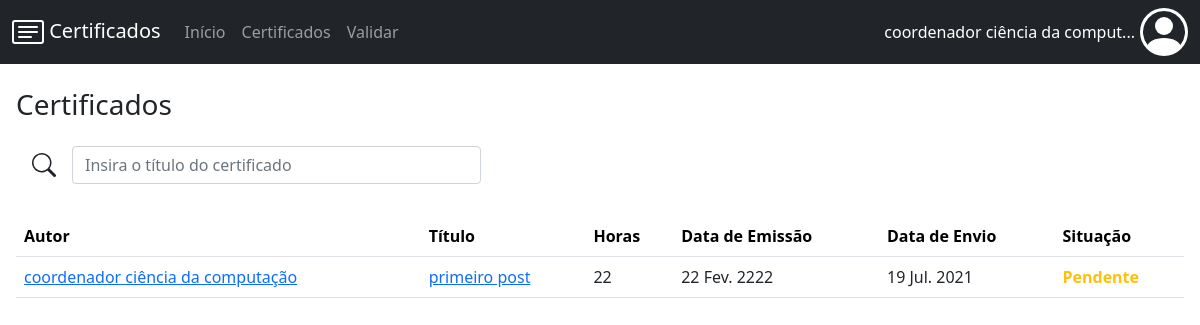
Page /certificados/validar/ (signed in) on the earlier database version.
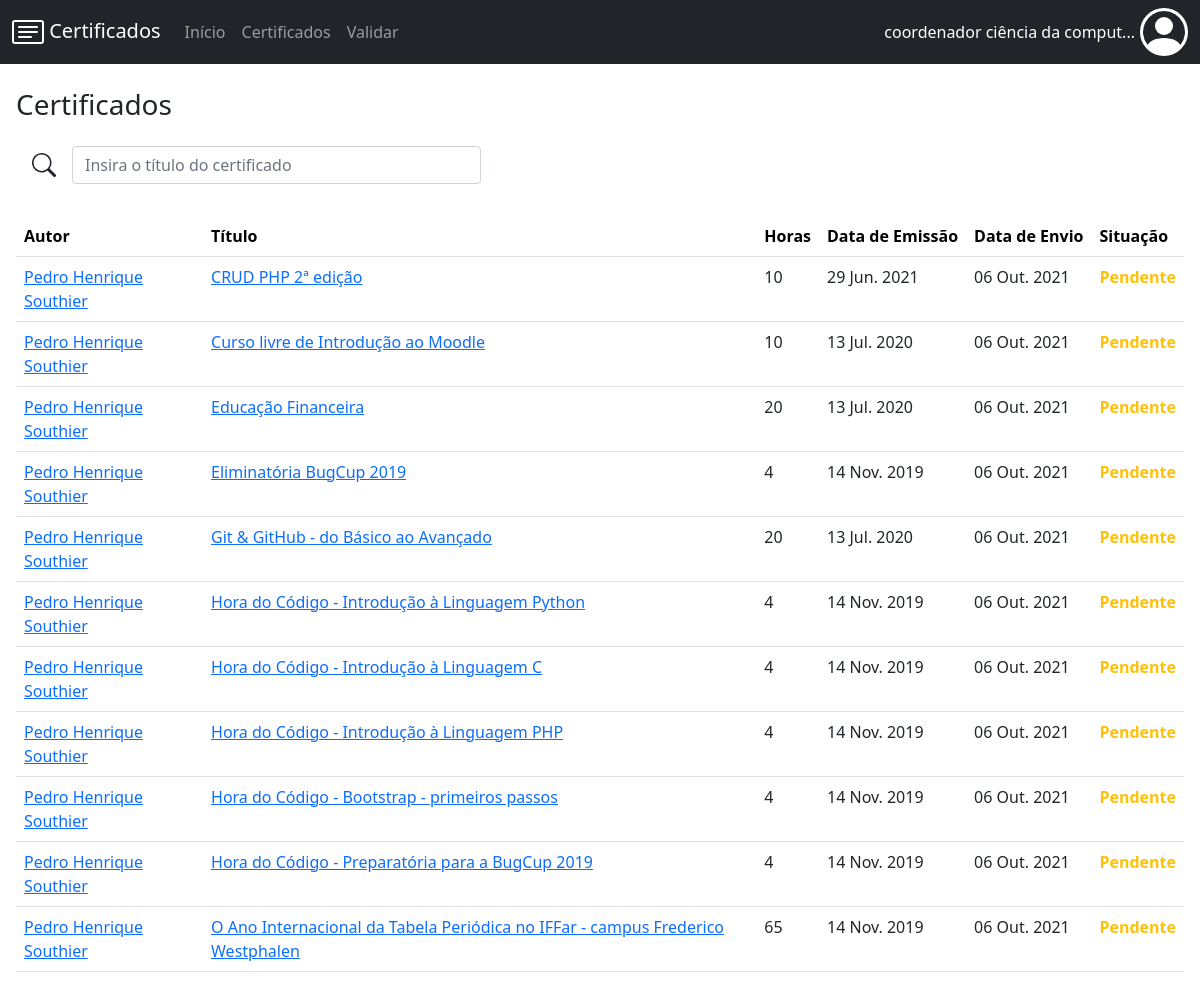
Same page on the later database version.
### certificados/models.py (models this page shows, shortened)
class Certificado(models.Model):
    horas = models.IntegerField()
    titulo = models.CharField(max_length=150)
    data_emissao = models.DateTimeField()
    data_envio = models.DateTimeField(default=timezone.now)
    situacao = models.SmallIntegerField(default = 2)
    imagem = models.FileField(
        upload_to = 'certificados/',
        validators=[validate_file_extension]
    )
    usuario = models.ForeignKey('auth.User', on_delete=models.CASCADE)
    categoria = models.ForeignKey('Categoria', on_delete=models.CASCADE)
    curso = models.ForeignKey('Curso', on_delete=models.CASCADE)
    def __str__(self):
        return self.titulo + " (" + str(self.id) + ")"
    def tamanho_titulo(self):
        t = len(self.titulo)
        if t <= 120:
            return self.titulo[0:120]
        else:
            return self.titulo[0:117] + "..."
    def tamanho_autor(self):
        a = len(self.usuario.first_name + " " + self.usuario.last_name)
        if a <= 100:
            return (self.usuario.first_name + " " + self.usuario.last_name)[0:100]
        else:
            return (self.usuario.first_name + " " + self.usuario.last_name)[0:97] + "..."

### certificados/views.py (the view)
# urls.py: path('validar/', views.validar, name='validar'),
def validar(request):
    if request.user.is_authenticated:
        if request.user.is_superuser:
            operacao = ''
            if request.method == "POST":
                form = FormFiltro(request.POST)
                if form.is_valid():
                    operacao = form.cleaned_data['operacao']
                    if operacao == "data_emissao":
                        lista_certificados = Certificado.objects.filter(curso=request.user.perfil.curso).order_by("-data_emissao").filter(situacao=2)
                    elif operacao == "autor":
                        lista_certificados = Certificado.objects.filter(curso=request.user.perfil.curso).order_by("usuario").filter(situacao=2)
                    elif operacao == "data_envio":
                        lista_certificados = Certificado.objects.filter(curso=request.user.perfil.curso).order_by("-data_envio").filter(situacao=2)
                    elif operacao == "titulo":
                        lista_certificados = Certificado.objects.filter(curso=request.user.perfil.curso).order_by("titulo").filter(situacao=2)
                    elif operacao == "horas":
                        lista_certificados = Certificado.objects.filter(curso=request.user.perfil.curso).order_by("-horas").filter(situacao=2)
                    else:
                        lista_certificados = Certificado.objects.filter(curso=request.user.perfil.curso).filter(situacao=2)
            else:
                form = FormFiltro()
                lista_certificados = Certificado.objects.filter(curso=request.user.perfil.curso).filter(situacao=2)
            formulario = "validar"
            situacao = ["Aprovado", "Pendente", "Recusado", "Erro"]
            contexto = {'lista_certificados': lista_certificados, 'situacao': situacao, 'form': form, 'formulario': formulario}
            return render(request, 'certificados/certificados.html', contexto)
        else:
            return HttpResponseRedirect("/certificados/")
    else:
        return HttpResponseRedirect("/certificados/login/")

### certificados/forms.py
class FormFiltro(forms.Form):
    operacao = forms.CharField()

### certificados/templates/certificados/certificados.html (shortened to what this page needs)
{% extends 'certificados/base.html' %}
{% load static %}
{% block conteudo %}
    <h3 class="font-weight-light pb-3">Certificados</h3>
    {% if lista_certificados %}
        <div class="div_barra_pesquisa">
            <input class="form-control barra_pesquisa_certificados" value="" type="search" id="barra_pesquisa" placeholder="Insira o título do certificado">
        </div>
        <table class="table" style="margin-top: 32px;">
            <form action="/certificados/{% if formulario == 'certificados' %}todos{% else %}validar{% endif %}/" method="POST">
                <tr>
                    <th> <input onclick="att_formFiltro('autor')" type="submit" class="linkFiltros fw-bold" id="submit_autor" value="Autor"><br> </th>
                    <th> <input onclick="att_formFiltro('titulo')" type="submit" class="linkFiltros fw-bold" id="submit_titulo" value="Título"><br> </th>
                    <th class="form-horas"> <input onclick="att_formFiltro('horas')" type="submit" class="linkFiltros fw-bold" id="submit_horas" value="Horas"><br> </th>
                    <th class="form-data-emissao"> <input onclick="att_formFiltro('data_emissao')" type="submit" class="linkFiltros fw-bold" id="submit_data_emissao" value="Data de Emissão"><br> </th>
                    <th> <input onclick="att_formFiltro('data_envio')" type="submit" class="linkFiltros fw-bold" id="submit_data_envio" value="Data de Envio"><br> </th>
                    <th class="form-situacao"> <input onclick="att_formFiltro('situacao')" type="submit" class="linkFiltros fw-bold" id="submit_situacao" value="Situação"><br> </th>
                </tr>
            </form>
            <div>
                {% for p in lista_certificados %}
                    <tr id="tabela_{{p}}" style="display: normal;" class="elementos_tabela">
                        {% if user.is_superuser %}
                            <td class="break-word"><a href="/certificados/usuario/{{p.usuario.id}}">{{p.tamanho_autor}}</a></td>
                        {% else %}
                            <td class="break-word">{{p.tamanho_autor}}</td>
                        {% endif %}
                        <td class="break-word"><a id="titulo_tabela_{{p}}" href="/certificados/{{ p.id }}">{{p.tamanho_titulo}}</a></td>
                        <td class="form-horas"> {{p.horas}} </td>
                        <td class="form-data-emissao"> {{p.data_emissao|date:'d M. Y'}} </td>
                        <td> {{p.data_envio|date:'d M. Y'}} </td>
                        {% if p.situacao == 1 %}
                            <td class="form-situacao"><span id="situacao_{{p}}" class="fw-bold situacao_aprovado"> {{situacao.0}} </span></td>
                        {% elif p.situacao == 2 %}
                            <td class="form-situacao"><span id="situacao_{{p}}" class="fw-bold situacao_pendente"> {{situacao.1}} </span></td>
                        {% elif p.situacao == 3 %}
                            <td class="form-situacao"><span id="situacao_{{p}}" class="fw-bold situacao_recusado"> {{situacao.2}} </span></td>
                        {% else %}
                            <td class="form-situacao"><span id="situacao_{{p}}" class="fw-bold situacao_erro"> {{situacao.3}} </span></td>
                        {% endif %}
                    </tr>
                {% endfor %}
            </div>
        </table>
    {% else %}
        <p>Nenhum certificado cadastrado.</p>
    {% endif %}
{% endblock %}

Differences in the rows shown:
removed Certificado: tamanho_autor "coordenador ciência da computação", tamanho_titulo "primeiro post", horas "22", data_emissao "22 Fev. 2222", data_envio "19 Jul. 2021", situacao "Pendente"
added Certificado: tamanho_autor "Pedro Henrique Southier", tamanho_titulo "CRUD PHP 2ª edição", horas "10", data_emissao "29 Jun. 2021", data_envio "06 Out. 2021", situacao "Pendente"
added Certificado: tamanho_autor "Pedro Henrique Southier", tamanho_titulo "Curso livre de Introdução ao Moodle", horas "10", data_emissao "13 Jul. 2020", data_envio "06 Out. 2021", situacao "Pendente"
added Certificado: tamanho_autor "Pedro Henrique Southier", tamanho_titulo "Educação Financeira", horas "20", data_emissao "13 Jul. 2020", data_envio "06 Out. 2021", situacao "Pendente"
added Certificado: tamanho_autor "Pedro Henrique Southier", tamanho_titulo "Eliminatória BugCup 2019", horas "4", data_emissao "14 Nov. 2019", data_envio "06 Out. 2021", situacao "Pendente"
added Certificado: tamanho_autor "Pedro Henrique Southier", tamanho_titulo "Git & GitHub - do Básico ao Avançado", horas "20", data_emissao "13 Jul. 2020", data_envio "06 Out. 2021", situacao "Pendente"
added Certificado: tamanho_autor "Pedro Henrique Southier", tamanho_titulo "Hora do Código - Introdução à Linguagem Python", horas "4", data_emissao "14 Nov. 2019", data_envio "06 Out. 2021", situacao "Pendente"
added Certificado: tamanho_autor "Pedro Henrique Southier", tamanho_titulo "Hora do Código - Introdução à Linguagem C", horas "4", data_emissao "14 Nov. 2019", data_envio "06 Out. 2021", situacao "Pendente"
added Certificado: tamanho_autor "Pedro Henrique Southier", tamanho_titulo "Hora do Código - Introdução à Linguagem PHP", horas "4", data_emissao "14 Nov. 2019", data_envio "06 Out. 2021", situacao "Pendente"
added Certificado: tamanho_autor "Pedro Henrique Southier", tamanho_titulo "Hora do Código - Bootstrap - primeiros passos", horas "4", data_emissao "14 Nov. 2019", data_envio "06 Out. 2021", situacao "Pendente"
added Certificado: tamanho_autor "Pedro Henrique Southier", tamanho_titulo "Hora do Código - Preparatória para a BugCup 2019", horas "4", data_emissao "14 Nov. 2019", data_envio "06 Out. 2021", situacao "Pendente"
added Certificado: tamanho_autor "Pedro Henrique Southier", tamanho_titulo "O Ano Internacional da Tabela Periódica no IFFar - campus Frederico Westphalen", horas "65", data_emissao "14 Nov. 2019", data_envio "06 Out. 2021", situacao "Pendente"
